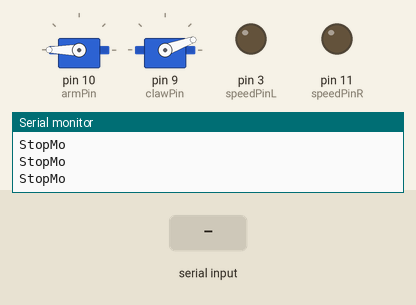
This sketch was run on a simulated Arduino Uno, built with avr-gcc and run on an emulated ATmega328P. On the bench: 2 × servo, output pins drawn as LEDs (lit = HIGH), the last lines printed to the serial monitor. Inputs (shaded band) come from the test bench.

Above: at 6.0 s.
6.1 s: "2" received over Serial
At 7.5 s:
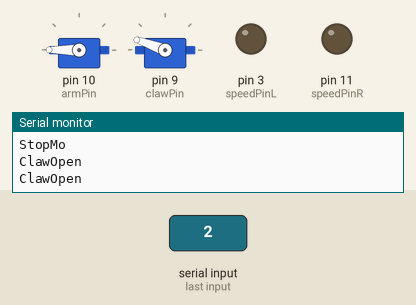
7.8 s: "4" received over Serial
At 9.0 s:
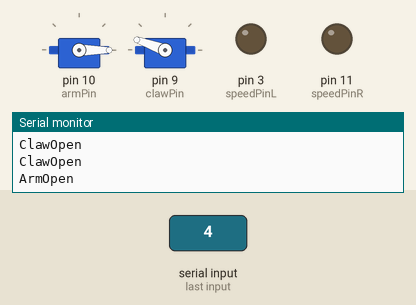
9.5 s: "1" received over Serial
At 12.2 s:
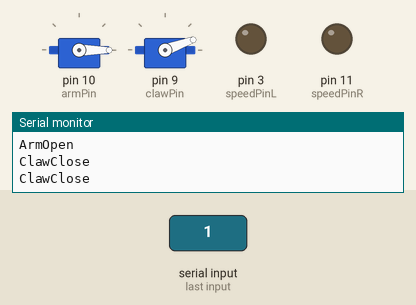
12.5 s: "5" received over Serial
At 13.0 s:
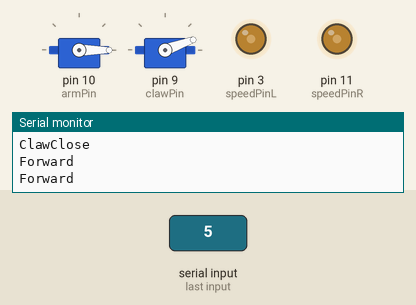
Timing chart, 0 to 15.0 s (numbered marks = the images above; inputs shaded):
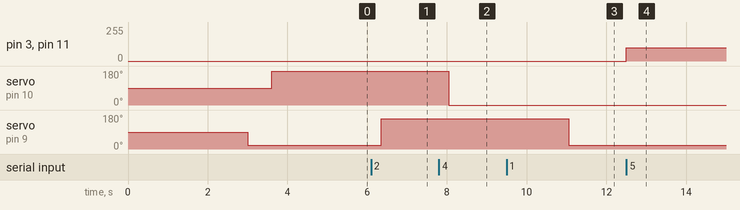

Measured:
- after the input at 6.1 s, servo on pin 9 (clawPin): 20° → 160° after 0.25 s
- after the input at 7.8 s, servo on pin 10 (armPin): 180° → 0° after 0.25 s
- after the input at 9.5 s, servo on pin 9 (clawPin): 160° → 20° after 1.6 s
- after the input at 12.5 s, pin 3 (speedPinL), pin 11 (speedPinR): 0/255 → 100/255 at once

The sketch:

clawBot.ino
```cpp
#include <Servo.h>

//Define Servos
Servo claw;
Servo arm;

//Define pins
const int dirPinL = 12;
const int dirPinR = 13;
const int speedPinL = 3;
const int speedPinR = 11;
const int clawPin = 9;
const int armPin = 10;

//Initialize variables

int speedL = 0;
int speedR = 0;
int dirL = 0;
int dirR = 0;
int clawState = 0;
int readVar = 0; //Initialize readVar to 0. Stop and Store

void setup() {
  Serial.begin(115200);
  arm.attach(armPin);
  claw.attach(clawPin);
  delay(3000);
  digitalWrite(dirPinR,0);
  digitalWrite(dirPinL,0);
  analogWrite(speedPinL,speedL);
  analogWrite(speedPinR,speedR);
  Serial.println(clawState);
  clawStore();
}


void loop() {
 while (Serial.available() > 0)
  {
    readVar = Serial.read();
  }

 switch(readVar)
 {
  default:
  {
    Serial.println("StopMo");
    stopMo();
  }break;

  case '0':
  {
    Serial.println("StopMo");
    stopMo();
  }break;

  case '1':
  {
    stopMo();
    Serial.println("ClawClose");
    clawClose();

  }break;

  case '2':
  {
    stopMo();
    Serial.println("ClawOpen");
    clawOpen();

  }break;

  case '3':
  {
    stopMo();
    Serial.println("ArmClose");
    clawStore();

  }break;

  case '4':
  {
    stopMo();
    Serial.println("ArmOpen");
    armOpen();

  }break;

  case '5':
  {
    Serial.println("Forward");
    forward();

  }break;

  case '6':
  {
    Serial.println("Reverse");
    reverse();

  }break;

  case 'l':
  {
    Serial.println("Left");
    lRotate();

  }break;

  case 'r':
  {
    Serial.println("Right");
    rRotate();

  }break;


 }

}

void stopMo()
{
  speedL = 0;
  speedR = 0;
  analogWrite(speedPinL,speedL);
  analogWrite(speedPinR,speedR);
  delay(250);
}

void forward()
{
//  if (clawState != 0)
//  {
//    clawStore();
//  }

  speedL = 100;
  speedR = 100;
  dirL = 1;
  dirR = 1;
  digitalWrite(dirPinL,dirL);
  digitalWrite(dirPinR,dirR);
  analogWrite(speedPinL,speedL);
  analogWrite(speedPinR,speedR);
  delay(250);
}

void reverse()
{
//  if (clawState != 0)
//  {
//    clawStore();
//  }
//
  speedL = 100;
  speedR = 100;
  dirL = 0;
  dirR = 0;
  digitalWrite(dirPinL,dirL);
  digitalWrite(dirPinR,dirR);
  analogWrite(speedPinL,speedL);
  analogWrite(speedPinR,speedR);
  delay(250);
}

void lRotate()
{

  speedL = 100;
  speedR = 100;
  dirL = 0;
  dirR = 1;
  digitalWrite(dirPinL,dirL);
  digitalWrite(dirPinR,dirR);
  analogWrite(speedPinL,speedL);
  analogWrite(speedPinR,speedR);
  delay(250);
}

void rRotate()
{


  speedL = 100;
  speedR = 100;
  dirL = 1;
  dirR = 0;
  digitalWrite(dirPinL,dirL);
  digitalWrite(dirPinR,dirR);
  analogWrite(speedPinL,speedL);
  analogWrite(speedPinR,speedR);
  delay(250);
}


void clawOpen()
{
  claw.write(160);
  clawState = 1;
  delay(600);

}

void clawClose()
{
  claw.write(20);
  clawState = 1;
  delay(600);
}

void armOpen()
{
  arm.write(0);
  clawState = 1;
  delay(1250);
}

void armClose()
{
  arm.write(180);
  clawState = 1;
  delay(1250);
}

void clawStore()
{
  clawClose();
  armClose();
  clawState = 0;
}
```
